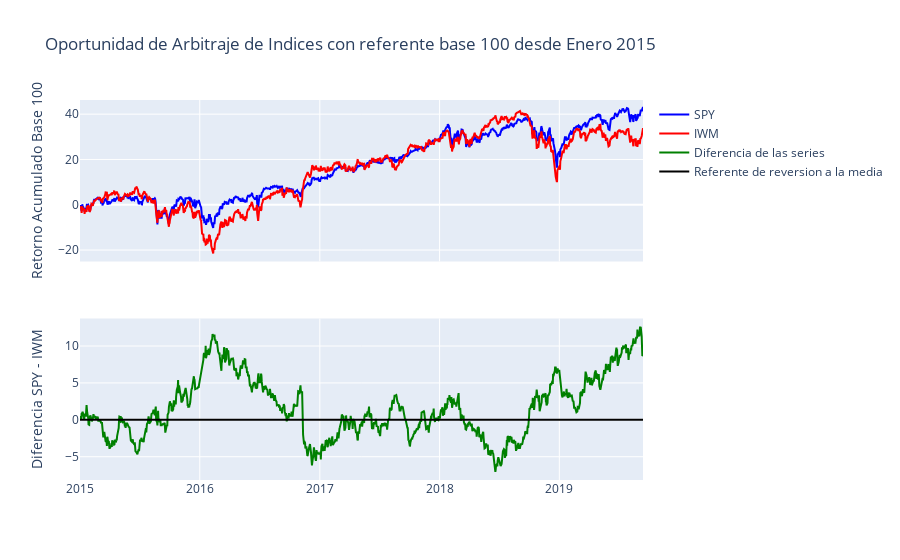

The code cell stored with this chart in its notebook:
### Code cell
fig = make_subplots(rows=2, cols=1, start_cell="bottom-left", shared_xaxes=True)

fig.add_trace(go.Scatter(y=precios100['SPY'],x=precios100['Dates'],marker=dict(color='blue'),mode='lines', name='SPY'),
              row=2, col=1)
fig.add_trace(go.Scatter(y=precios100['IWM'],x=precios100['Dates'],marker=dict(color='red'),mode='lines', name='IWM'),
              row=2, col=1)
fig.add_trace(go.Scatter(y=precios100['Spread'],x=precios100['Dates'],marker=dict(color='green'),mode='lines', name='Diferencia de las series'),
              row=1, col=1)

fig.add_trace(go.Scatter(y=[0 for i in range(precios100.shape[0])],x=precios100['Dates'],marker=dict(color='black'),mode='lines', name='Referente de reversion a la media'),
              row=1, col=1)

fig.update_layout(title='Oportunidad de Arbitraje de Indices con referente base 100 desde Enero 2015',
#                   xaxis=dict(title="Tiempo"),
                  yaxis=dict(title="Diferencia SPY - IWM"),
                  yaxis2=dict(title="Retorno Acumulado Base 100"))

fig.show()

### Figure 1 — Plotly figure (JSON) as saved in the notebook; plotly's stock layout.template omitted (floating-point values rounded to 4 significant figures; data arrays with more than 128 entries replaced by an {"elided": "..."} marker saying what was removed)
{"data": [{"marker": {"color": "blue"}, "mode": "lines", "name": "SPY", "type": "scatter", "x": {"elided": "1227 str values"}, "xaxis": "x2", "y": {"elided": "1227 float values"}, "yaxis": "y2"}, {"marker": {"color": "red"}, "mode": "lines", "name": "IWM", "type": "scatter", "x": {"elided": "1227 str values"}, "xaxis": "x2", "y": {"elided": "1227 float values"}, "yaxis": "y2"}, {"marker": {"color": "green"}, "mode": "lines", "name": "Diferencia de las series", "type": "scatter", "x": {"elided": "1227 str values"}, "xaxis": "x", "y": {"elided": "1227 float values"}, "yaxis": "y"}, {"marker": {"color": "black"}, "mode": "lines", "name": "Referente de reversion a la media", "type": "scatter", "x": {"elided": "1227 str values"}, "xaxis": "x", "y": {"elided": "1227 int values"}, "yaxis": "y"}], "layout": {"title": {"text": "Oportunidad de Arbitraje de Indices con referente base 100 desde Enero 2015"}, "xaxis": {"anchor": "y", "domain": [0, 1]}, "xaxis2": {"anchor": "y2", "domain": [0, 1], "matches": "x", "showticklabels": false}, "yaxis": {"anchor": "x", "domain": [0, 0.425], "title": {"text": "Diferencia SPY - IWM"}}, "yaxis2": {"anchor": "x2", "domain": [0.575, 1], "title": {"text": "Retorno Acumulado Base 100"}}}}
